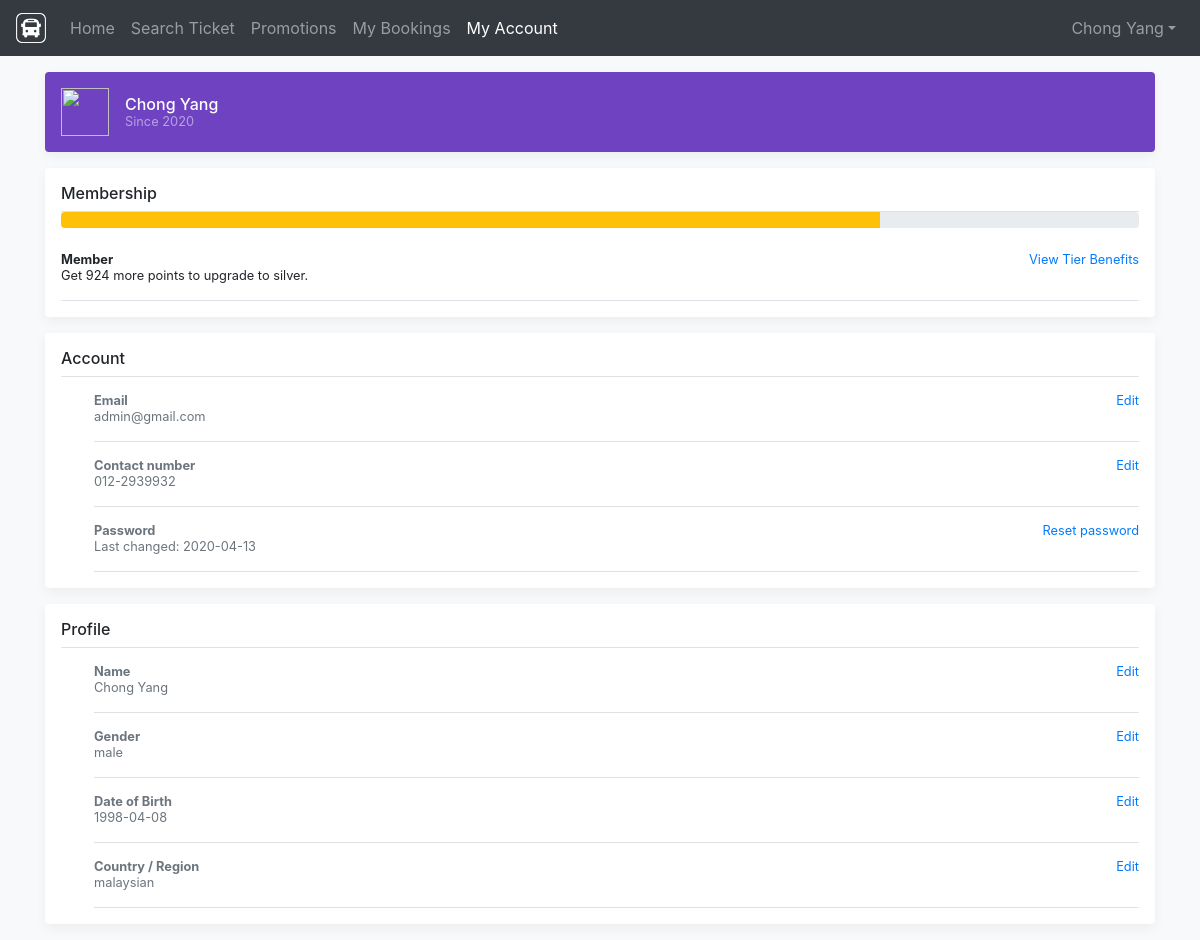
The app's page /setting.php (signed in) with its own data.
### tables this page shows
CREATE TABLE account (
  AccountNo int AUTO_INCREMENT NOT NULL PRIMARY KEY,
  FirstName varchar(50) NOT NULL,
  LastName varchar(50) NOT NULL,
  Email varchar(50) NOT NULL,
  Password varchar(50) NOT NULL,
  Gender varchar(50) NOT NULL,
  BirthDate date NOT NULL,
  AccountRole varchar(50) NOT NULL DEFAULT 'User',
  Nationality varchar(50) NOT NULL DEFAULT 'Malaysia',
  PhoneNumber varchar(50) NOT NULL,
  AccountTimestamp timestamp NOT NULL DEFAULT current_timestamp() ON UPDATE current_timestamp()
);

### loginheader.php (called while the page is built, shortened)
<?php
    require("db.php");
if(isset($_SESSION['id']))
{
    $sql = "SELECT *,
            YEAR(AccountTimestamp) AS SinceYear,
            DATE(AccountTimestamp) AS SinceDate
            FROM account
            WHERE AccountNo =".$_SESSION['id'];
    $query = mysqli_query($con,$sql);
    $row = mysqli_fetch_array($query);
    if($row)
    {
        $myFirstName = $row['FirstName'];
        $myLastName = $row['LastName'];
        $myEmail = $row['Email'];
        $myPhoneNo = $row['PhoneNumber'];
        $myBirthDate = $row['BirthDate'];
        $myGender = $row['Gender'];
        $myCountry = $row['Nationality'];
        $myStartDate = $row['SinceDate'];
        $sinceYear = $row['SinceYear'];
    }
}
?>

### setting.php (the view, shortened to what this page needs)
<?php
  require("loginheader.php");
  $sql = "SELECT SUM(TicketPrice) AS Total FROM booking
        RIGHT JOIN bus_schedule ON booking.ScheduleNo = bus_schedule.ScheduleNo
        WHERE AccountNo = ".$_SESSION['id'];
        $query = mysqli_query($con,$sql);
        $row = mysqli_fetch_array($query);
        if($row['Total'])
        {
            $total = $row['Total'];
        }
        else
        {
          $total = 0;
        }
?>
<!doctype html>
<html lang="en">
  <head>
    <link rel="stylesheet" href="https://stackpath.bootstrapcdn.com/bootstrap/4.4.1/css/bootstrap.min.css">
    <link href="css/offcanvas.css" rel="stylesheet">
    <link href="https://unpkg.com/aos@2.3.1/dist/aos.css" rel="stylesheet">
    <link href="https://cdnjs.cloudflare.com/ajax/libs/bootstrap-datepicker/1.7.1/css/bootstrap-datepicker.min.css" rel="stylesheet"/>
    <link href="https://maxcdn.bootstrapcdn.com/bootstrap/4.0.0/css/bootstrap.min.css" rel="stylesheet"></head>
  </head>
  <body class="bg-light">
  <header>
      <nav class="navbar navbar-expand-md navbar-dark bg-dark fixed-top">
        <a class="navbar-brand" href="index.php">
    <img src="images/logo_white.png" width="30" height="30" class="d-inline-block align-top" alt="">
  </a>
        <div class="collapse navbar-collapse" id="navbarCollapse">
          <ul class="navbar-nav mr-auto">
            <li class="nav-item">
              <a class="nav-link" href="index.php">Home <span class="sr-only">(current)</span></a>
            </li>
            <li class="nav-item">
              <a class="nav-link" href="searchbus.php">Search Ticket</a>
            </li>
            <li class="nav-item">
              <a class="nav-link" href="promotion.php">Promotions</a>
            </li>
            <?php if(isset($_SESSION['id']))
            {
            echo '
            <li class="nav-item">
              <a class="nav-link" href="managebooking.php">My Bookings</a>
            </li>
            <li class="nav-item active">
              <a class="nav-link" href="setting.php">My Account</a>
            </li>';
            }; ?>
          </ul>
            <?php
            if(isset($_SESSION['id']))
            {
          echo '<form class="form-inline"><div class="collapse navbar-collapse" id="navbarNavDropdown">
          <ul class="navbar-nav">
            <li class="nav-item dropdown">
              <a class="nav-link dropdown-toggle" href="#" id="navbarDropdownMenuLink" role="button" data-toggle="dropdown" aria-haspopup="true" aria-expanded="false">';
                echo $myFirstName." ".$myLastName;
              echo '</a>
              <div class="dropdown-menu dropdown-menu-right" aria-labelledby="navbarDropdownMenuLink">
                <a class="dropdown-item" href="managebooking.php">Manage Booking</a>
                <a class="dropdown-item" href="setting.php">Setting</a>
                <a class="dropdown-item" href="logout.php">Logout</a>
              </div>
            </li>
          </ul>
        </div></form>';
            }
            else
            {
              echo '<form class="form-inline mt-2 mt-md-0" action="login.php">
              <button type="submit" class="btn btn-outline-warning my-2 my-sm-0">Login</button>
              </form>';
            }
            ?>
        </div>
      </nav>
    </header>
    <main role="main" class="container">
      <div data-aos="zoom-out">
      <div class="d-flex align-items-center p-3 my-3 text-white-50 bg-purple rounded box-shadow">
        <img class="mr-3" src="https://www.mc-heads.net/avatar/1/100/nohelm.png" alt="" width="48" height="48">
        <div class="lh-100">
          <h6 class="mb-0 text-white lh-100"><?=$myFirstName." ".$myLastName?></h6>
          <small>Since <?=$sinceYear?></small>
        </div>
          </div>
      </div>
    <div data-aos="fade-zoom-in">
      <div class="my-3 p-3 bg-white rounded box-shadow">
        <h6 class="border-bottom border-gray pb-2 mb-0">Membership</h6>
        <div class="progress">
  <div class="progress-bar bg-warning" role="progressbar" style="width: <?=$total?>%" aria-valuenow="<?=$total?>" aria-valuemin="0" aria-valuemax="100"></div>
    </div>
    <br>
    <div class="media-body pb-3 mb-0 small lh-125 border-bottom border-gray">
            <div class="d-flex justify-content-between align-items-center w-100">
              <strong class="text-gray-dark">Member</strong>
              <a href="#" data-toggle="modal" data-target="#viewTierBenefits">View Tier Benefits</a>
            </div>
            <span class="d-block">Get <?=1000-$total?> more points to upgrade to silver.</span>
          </div>
      </div>
      </div>
    <div data-aos="fade-right">
      <div class="my-3 p-3 bg-white rounded box-shadow">
        <h6 class="border-bottom border-gray pb-2 mb-0">Account</h6>
        <div class="media text-muted pt-3">
          <div class="media-body pb-3 mb-0 small lh-125 border-bottom border-gray">
            <div class="d-flex justify-content-between align-items-center w-100">
              <strong class="text-gray-dark">Email</strong>
              <a href="#" data-toggle="modal" data-target="#editEmail">Edit</a>
            </div>
            <span class="d-block"><?=$myEmail?></span>
          </div>
        </div>
        <div class="media text-muted pt-3">
          <div class="media-body pb-3 mb-0 small lh-125 border-bottom border-gray">
            <div class="d-flex justify-content-between align-items-center w-100">
              <strong class="text-gray-dark">Contact number</strong>
              <a href="#" data-toggle="modal" data-target="#editPhone">Edit</a>
            </div>
            <span class="d-block"><?=$myPhoneNo?></span>
          </div>
        </div>
        <div class="media text-muted pt-3">
          <div class="media-body pb-3 mb-0 small lh-125 border-bottom border-gray">
            <div class="d-flex justify-content-between align-items-center w-100">
              <strong class="text-gray-dark">Password</strong>
              <a href="#" data-toggle="modal" data-target="#editPassword">Reset password</a>
            </div>
            <span class="d-block">Last changed: <?=$myStartDate?></span>
          </div>
        </div>
      </div>
      </div>
      <div data-aos="fade-left">
      <div class="my-3 p-3 bg-white rounded box-shadow">
        <h6 class="border-bottom border-gray pb-2 mb-0">Profile</h6>
        <div class="media text-muted pt-3">
          <div class="media-body pb-3 mb-0 small lh-125 border-bottom border-gray">
            <div class="d-flex justify-content-between align-items-center w-100">
              <strong class="text-gray-dark">Name</strong>
              <a href="#" data-toggle="modal" data-target="#editName">Edit</a>
            </div>
            <span class="d-block"><?=$myFirstName." ".$myLastName?></span>
          </div>
        </div>
        <div class="media text-muted pt-3">
          <div class="media-body pb-3 mb-0 small lh-125 border-bottom border-gray">
            <div class="d-flex justify-content-between align-items-center w-100">
              <strong class="text-gray-dark">Gender</strong>
              <a href="#" data-toggle="modal" data-target="#editGender">Edit</a>
            </div>
            <span class="d-block"><?=$myGender?></span>
          </div>
        </div>
        <div class="media text-muted pt-3">
          <div class="media-body pb-3 mb-0 small lh-125 border-bottom border-gray">
            <div class="d-flex justify-content-between align-items-center w-100">
              <strong class="text-gray-dark">Date of Birth</strong>
              <a href="#" data-toggle="modal" data-target="#editBirthDate">Edit</a>
            </div>
            <span class="d-block"><?=$myBirthDate?></span>
          </div>
        </div>
        <div class="media text-muted pt-3">
          <div class="media-body pb-3 mb-0 small lh-125 border-bottom border-gray">
            <div class="d-flex justify-content-between align-items-center w-100">
              <strong class="text-gray-dark">Country / Region</strong>
              <a href="#" data-toggle="modal" data-target="#editCountry">Edit</a>
            </div>
            <span class="d-block"><?=$myCountry?></span>
          </div>
        </div>
      </div>
      </div>
    </main>
  </body>
</html>

### css/offcanvas.css (style rules this page uses)
html, body { overflow-x: hidden; }
body { padding-top: 56px; }
.text-white-50 { color: rgba(255, 255, 255, .5); }
.bg-purple { background-color: var(--purple); }
.border-bottom { border-bottom: 1px solid #e5e5e5; }
.box-shadow { box-shadow: 0 .25rem .75rem rgba(0, 0, 0, .05); }
.lh-100 { line-height: 1; }
.lh-125 { line-height: 1.25; }

### records on screen
account: FirstName "Chong", LastName "Yang", Email "admin@gmail.com", PhoneNumber "012-2939932", Gender "male", BirthDate "1998-04-08", Nationality "malaysian"

### other values on screen
$sinceYear "2020"
1000-$total "924"
$myStartDate "2020-04-13"
